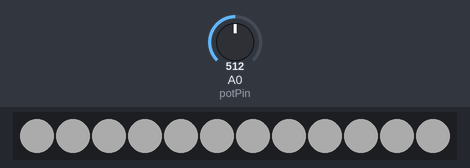
The sketch below on a simulated Arduino Uno, built with avr-gcc and run on an emulated ATmega328P. Shown: 12 RGB LEDs in strip order, left to right. The test bench sets the inputs (shaded band); at power-on: A0 (potPin) = 512. Dim RGB values are drawn brighter than linear.

Above: at 6.3 s.
6.4 s: A0 (potPin) set to 674
12.6 s: A0 (potPin) set to 699
At 18.0 s:
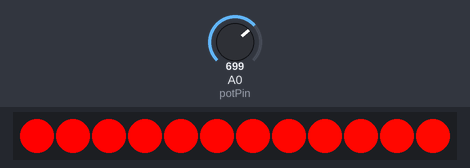
18.8 s: A0 (potPin) set to 331
At 19.7 s:
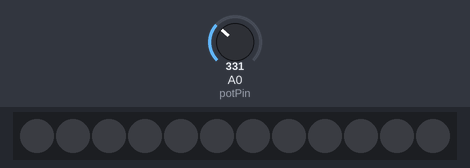

The sketch:

ledStrip.ino
```cpp
#include <Adafruit_NeoPixel.h>

const int ledPin = 6;  // Pin where LED data is connected
const int numLEDs = 12;  // Number of LEDs in your strip
Adafruit_NeoPixel strip = Adafruit_NeoPixel(numLEDs, ledPin, NEO_GRB + NEO_KHZ800);

const int potPin = A0;  // Potentiometer connected to analog pin A0

void setup() {
  strip.begin();
  strip.show();  // Initialize all LEDs to 'off'

  pinMode(potPin, INPUT);
}

void loop() {
  int potValue = analogRead(potPin);  // Read potentiometer value

  if (potValue < 341) {
    pattern1();  // Call pattern 1 for low potentiometer values
  } else if (potValue >= 341 && potValue < 682) {
    pattern2();  // Call pattern 2 for medium potentiometer values
  } else {
    pattern3();  // Call pattern 3 for high potentiometer values
  }
}

void pattern1() {
  for (int i = 0; i < numLEDs; i++) {
    strip.setPixelColor(i, strip.Color(255, 0, 0));  // Set LED color to red
  }
  strip.show();
  delay(500);

  strip.clear();
  strip.show();
  delay(500);
}

void pattern2() {
    for (int brightness = 0; brightness <= 255; brightness++) {
    for (int i = 0; i < numLEDs; i++) {
      strip.setPixelColor(i, strip.Color(brightness, brightness, brightness));  // Set LED color
    }
    strip.show();
    delay(10);
  }

  for (int brightness = 255; brightness >= 0; brightness--) {
    for (int i = 0; i < numLEDs; i++) {
      strip.setPixelColor(i, strip.Color(brightness, brightness, brightness));  // Set LED color
    }
    strip.show();
    delay(10);
  }
}

void pattern3() {
  int hue = 0;

  for (int i = 0; i < numLEDs; i++) {
    strip.setPixelColor(i, strip.ColorHSV(hue, 255, 255));  // Set LED color using HSV color space
    hue += 30;  // Change hue for the next LED
  }
  strip.show();
  delay(100);
}
```

Measured:
- the behaviour switches between 681 and 682 on A0 (potPin) (found by bisection; images 0 and 1)
- after the input at 12.6 s, the LEDs: first differ from a run without the input after 4.0 s (image 1)
- what the display in image 2 shows lasts 0.5 s, from 19.4 s to 19.9 s
